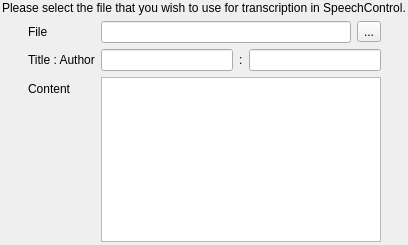
<?xml version="1.0" encoding="UTF-8"?>
<ui version="4.0">
 <class>FileSelectionPage</class>
 <widget class="QWizardPage" name="FileSelectionPage">
  <property name="geometry">
   <rect>
    <x>0</x>
    <y>0</y>
    <width>408</width>
    <height>245</height>
   </rect>
  </property>
  <property name="windowTitle">
   <string>Import Transcription File</string>
  </property>
  <property name="title">
   <string>File Import</string>
  </property>
  <property name="subTitle">
   <string>Import a file that represents a transcription file to be used with SpeechControl.</string>
  </property>
  <widget class="QWidget" name="gridLayoutWidget">
   <property name="geometry">
    <rect>
     <x>2</x>
     <y>1</y>
     <width>405</width>
     <height>241</height>
    </rect>
   </property>
   <layout class="QGridLayout" name="gridLayout">
    <item row="0" column="0" colspan="3">
     <widget class="QLabel" name="label">
      <property name="text">
       <string>Please select the file that you wish to use for transcription in SpeechControl.</string>
      </property>
      <property name="wordWrap">
       <bool>true</bool>
      </property>
     </widget>
    </item>
    <item row="1" column="1">
     <layout class="QFormLayout" name="formLayout">
      <property name="fieldGrowthPolicy">
       <enum>QFormLayout::ExpandingFieldsGrow</enum>
      </property>
      <item row="0" column="0">
       <widget class="QLabel" name="label_2">
        <property name="text">
         <string>File</string>
        </property>
       </widget>
      </item>
      <item row="0" column="1">
       <layout class="QHBoxLayout" name="horizontalLayout">
        <item>
         <widget class="QLineEdit" name="lineEdit">
          <property name="readOnly">
           <bool>true</bool>
          </property>
         </widget>
        </item>
        <item>
         <widget class="QToolButton" name="toolButton">
          <property name="text">
           <string>...</string>
          </property>
         </widget>
        </item>
       </layout>
      </item>
      <item row="2" column="0">
       <widget class="QLabel" name="label_3">
        <property name="text">
         <string>Content</string>
        </property>
       </widget>
      </item>
      <item row="2" column="1">
       <widget class="QPlainTextEdit" name="plainTextEdit">
        <property name="enabled">
         <bool>true</bool>
        </property>
        <property name="readOnly">
         <bool>true</bool>
        </property>
       </widget>
      </item>
      <item row="1" column="1">
       <layout class="QHBoxLayout" name="horizontalLayout_2">
        <item>
         <widget class="QLineEdit" name="lineEditTitle">
          <property name="enabled">
           <bool>true</bool>
          </property>
          <property name="readOnly">
           <bool>true</bool>
          </property>
         </widget>
        </item>
        <item>
         <widget class="QLabel" name="label_5">
          <property name="text">
           <string>:</string>
          </property>
         </widget>
        </item>
        <item>
         <widget class="QLineEdit" name="lineEditAuthor">
          <property name="enabled">
           <bool>true</bool>
          </property>
          <property name="readOnly">
           <bool>true</bool>
          </property>
         </widget>
        </item>
       </layout>
      </item>
      <item row="1" column="0">
       <widget class="QLabel" name="label_4">
        <property name="text">
         <string>Title : Author</string>
        </property>
       </widget>
      </item>
     </layout>
    </item>
    <item row="1" column="0">
     <spacer name="horizontalSpacer">
      <property name="orientation">
       <enum>Qt::Horizontal</enum>
      </property>
      <property name="sizeType">
       <enum>QSizePolicy::Fixed</enum>
      </property>
      <property name="sizeHint" stdset="0">
       <size>
        <width>20</width>
        <height>20</height>
       </size>
      </property>
     </spacer>
    </item>
    <item row="1" column="2">
     <spacer name="horizontalSpacer_2">
      <property name="orientation">
       <enum>Qt::Horizontal</enum>
      </property>
      <property name="sizeType">
       <enum>QSizePolicy::Fixed</enum>
      </property>
      <property name="sizeHint" stdset="0">
       <size>
        <width>20</width>
        <height>20</height>
       </size>
      </property>
     </spacer>
    </item>
   </layout>
  </widget>
 </widget>
 <resources/>
 <connections/>
</ui>
